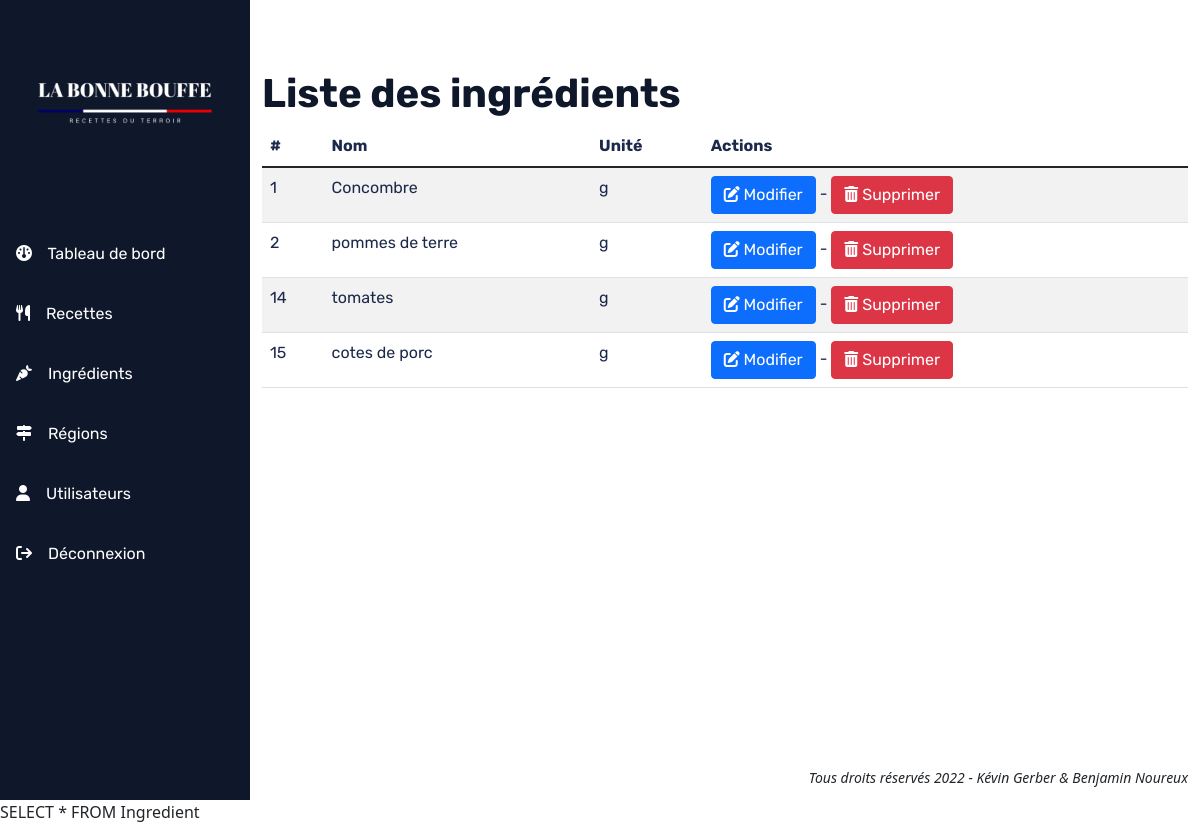
/index.php?p=ingredient, run on an earlier commit of the app's database.
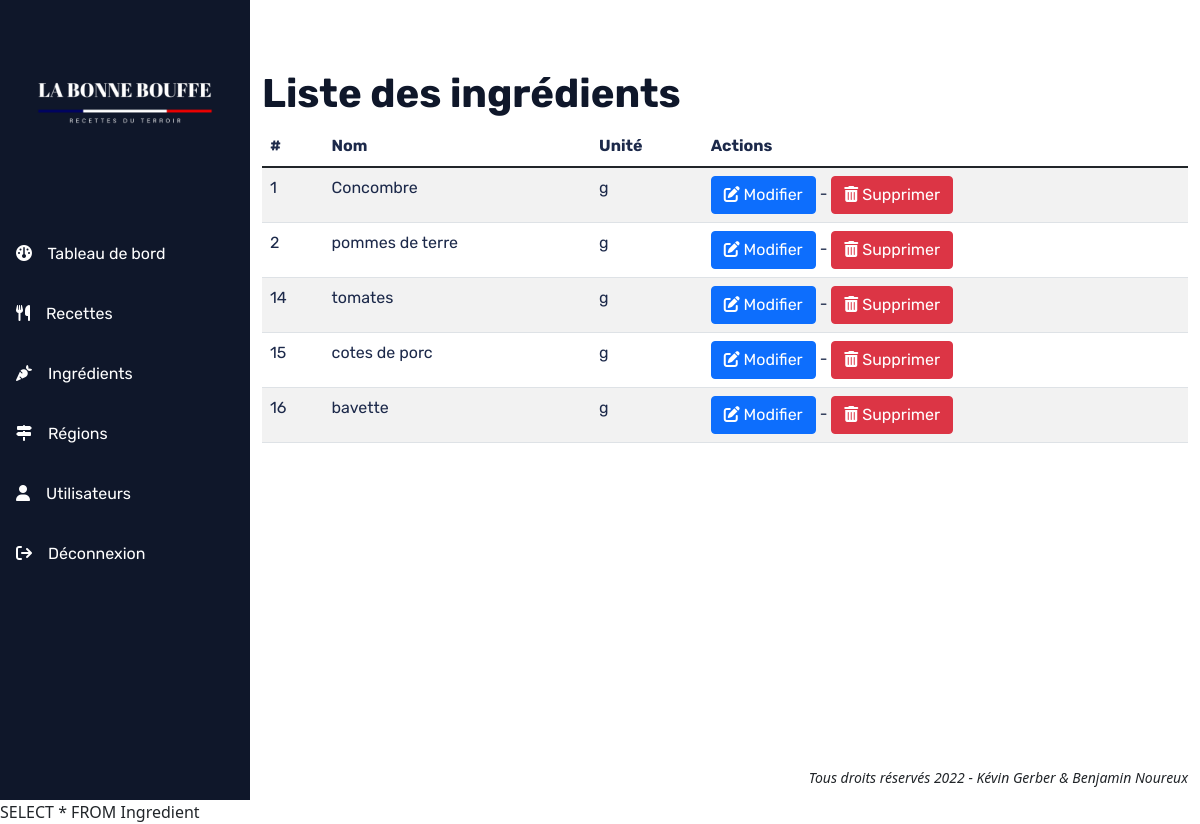
And on a later commit of the database.
### tables this page shows
CREATE TABLE `Ingredient` (
  `id` int NOT NULL,
  `nom` varchar(50) NOT NULL,
  `uniteMesure` enum('g','kg','cl','l','cac','cas','pincée') NOT NULL
);

### src/controller/IngredientController.php (called while the page is built, shortened)
<?php
class IngredientController
{
    private static string $tableName = 'Ingredient';
    public static function index(): void
    {
        $manager = new IngredientManager();
        $ingredients = $manager->getAll(IngredientController::$tableName);
        require_once './src/view/ingredients/liste-ingredients.php';
    }
}

### src/model/manager/EntityManager.php (called while the page is built, shortened)
<?php
require_once './src/model/entity/Ingredient.php';
class EntityManager
{
    public function getAll(string $entityName)
    {
        $entities = [];
        $bdd = DbManager::DBConnect();
        $sql = 'SELECT * FROM ' . htmlentities($entityName);
        print_r($sql);
        $requete = $bdd->query($sql);
        $requete->setFetchMode(PDO::FETCH_CLASS, $entityName);
        while ($entity = $requete->fetch()) {
            $entities[] = $entity;
        }
        return $entities;
    }
}

### src/model/entity/Ingredient.php (called while the page is built, shortened)
<?php
class Ingredient extends Entity
{
    protected int $id;
    protected string $nom;
    protected string $uniteMesure;
    public function getId(): int
    {
        return $this->id;
    }
    public function getNom(): string
    {
        return $this->nom;
    }
    public function getUniteMesure(): string
    {
        return $this->uniteMesure;
    }
}

### src/view/ingredients/liste-ingredients.php (the view, shortened to what this page needs)
<main>
    <div class="container-fluid">
        <div class="row">
            <div class="col">
                <h1>Liste des ingrédients</h1>
                <table class="table table-striped">
                    <thead>
                    <th scope="col">#</th>
                    <th scope="col">Nom</th>
                    <th scope="col">Unité</th>
                    <th scope="col">Actions</th>
                    </thead>
                    <tbody>
                    <?php
                    foreach ($ingredients as $ingredient): ?>
                        <tr>
                            <td><?= $ingredient->getId(); ?></td>
                            <td><?= $ingredient->getNom(); ?></td>
                            <td><?= $ingredient->getUniteMesure(); ?></td>
                            <td><a class="btn btn-primary" href='./index.php?p=ingredient&action=edit&id=<?= $ingredient->getId(); ?>'><i class="fa-solid fa-pen-to-square"></i> Modifier</a> - <a class="btn btn-danger" href="./index.php?p=ingredient&action=delete&id=<?=$ingredient->getId()?>"><i class="fa-solid fa-trash-can"></i> Supprimer</a></td>
                        </tr>
                    <?php endforeach; ?>
                    </tbody>
                </table>
            </div>
        </div>
    </div>
</main>

### src/view/general/header.php (shortened to what this page needs)
<!doctype html>
<html lang="fr">
<head>
    <link href="https://cdn.jsdelivr.net/npm/bootstrap@5.1.3/dist/css/bootstrap.min.css" rel="stylesheet"
>
    <link href="./public/css/style.css" rel="stylesheet">
</head>
<body>

### src/view/general/menu.php (shortened to what this page needs)
<aside>
    <img src="./public/img/logo-light.png">
    <ul class="nav flex-column mt-4">
        <li class="nav-item">
            <a class="nav-link" href="./index.php">
                <i class="fa-solid fa-gauge"></i>
                Tableau de bord
            </a>
        </li>
        <li class="nav-item">
            <a class="nav-link" href="./index.php?p=recette">
                <i class="fa-solid fa-utensils"></i>
                    Recettes
            </a>
        </li>
        <li class="nav-item">
            <a class="nav-link" href="./index.php?p=ingredient">
                <i class="fa-solid fa-carrot"></i>
                Ingrédients
            </a>
        </li>
        <li class="nav-item">
            <a class="nav-link" href="./index.php?p=region">
                <i class="fa-solid fa-signs-post"></i>
                Régions
            </a>
        </li>
        <li class="nav-item">
            <a class="nav-link" href="./index.php?p=utilisateur">
                <i class="fa-solid fa-user"></i>
                Utilisateurs
            </a>
        </li>
        <li class="nav-item">
            <a class="nav-link" href="./login.php">
                <i class="fa-solid fa-arrow-right-from-bracket"></i>
                Déconnexion
            </a>
        </li>
    </ul>
</aside>

### index.php (shortened to what this page needs)
<?php
require_once './src/view/general/header.php';
require_once './src/view/general/menu.php';
$page = '';
if (isset($_GET['p'])) {
    $page = htmlentities($_GET['p']);
}
$action = '';
switch ($page) {
    case 'ingredient':
        require_once './src/controller/IngredientController.php';
        switch ($action) {
            default:
                IngredientController::index();
                break;
        }
        break;
}
require_once('./src/view/general/footer.php');

### src/view/general/footer.php (shortened to what this page needs)
<footer>
    <div class="container">
        <div class="row">
            <div class="col mt-4">
                <em><small>Tous droits réservés 2022 - Kévin Gerber & Benjamin Noureux</small></em>
            </div>
        </div>
    </div>
</footer>
</body>
</html>

### public/css/style.css (style rules this page uses)
:root { --bg-dark: #0f172a; --title-dark: #0f172a; --text-light: #fefefe; --text-dark: #1C294A; }
body { display: grid; grid-template: "menu content" "menu content" "menu footer"; grid-template-columns: 250px 1fr; }
aside { position: sticky; top: 0; grid-area: menu; min-height: 100vh; max-height: 100vh; background: var(--bg-dark); }
main { grid-area: content; }
footer { grid-area: footer; }
h1, h2, h3, h4, h5, h6 { font-family: 'Rubik', 'sans-serif'; font-weight: bold; color: var(--title-dark); }
p, a, table, input, textarea, label { font-family: 'Rubik', 'sans-serif'; }
p, td, th, textarea, label, input[type='text'], input[type='email'], input[type='password'] { color: var(--text-dark) !important; }
aside .nav-link { color: var(--text-light) !important; }
main { padding-top: 70px; min-height: 90vh; }
aside img { display: block; max-width: 200px; height: auto; margin: auto; }
aside li { margin: 10px 0; }
aside li a i { margin-right: 12px; }
footer { text-align: right; }

What changed in the data, as far as the page shows it:
added ingredient: id "16", nom "bavette", uniteMesure "g"
